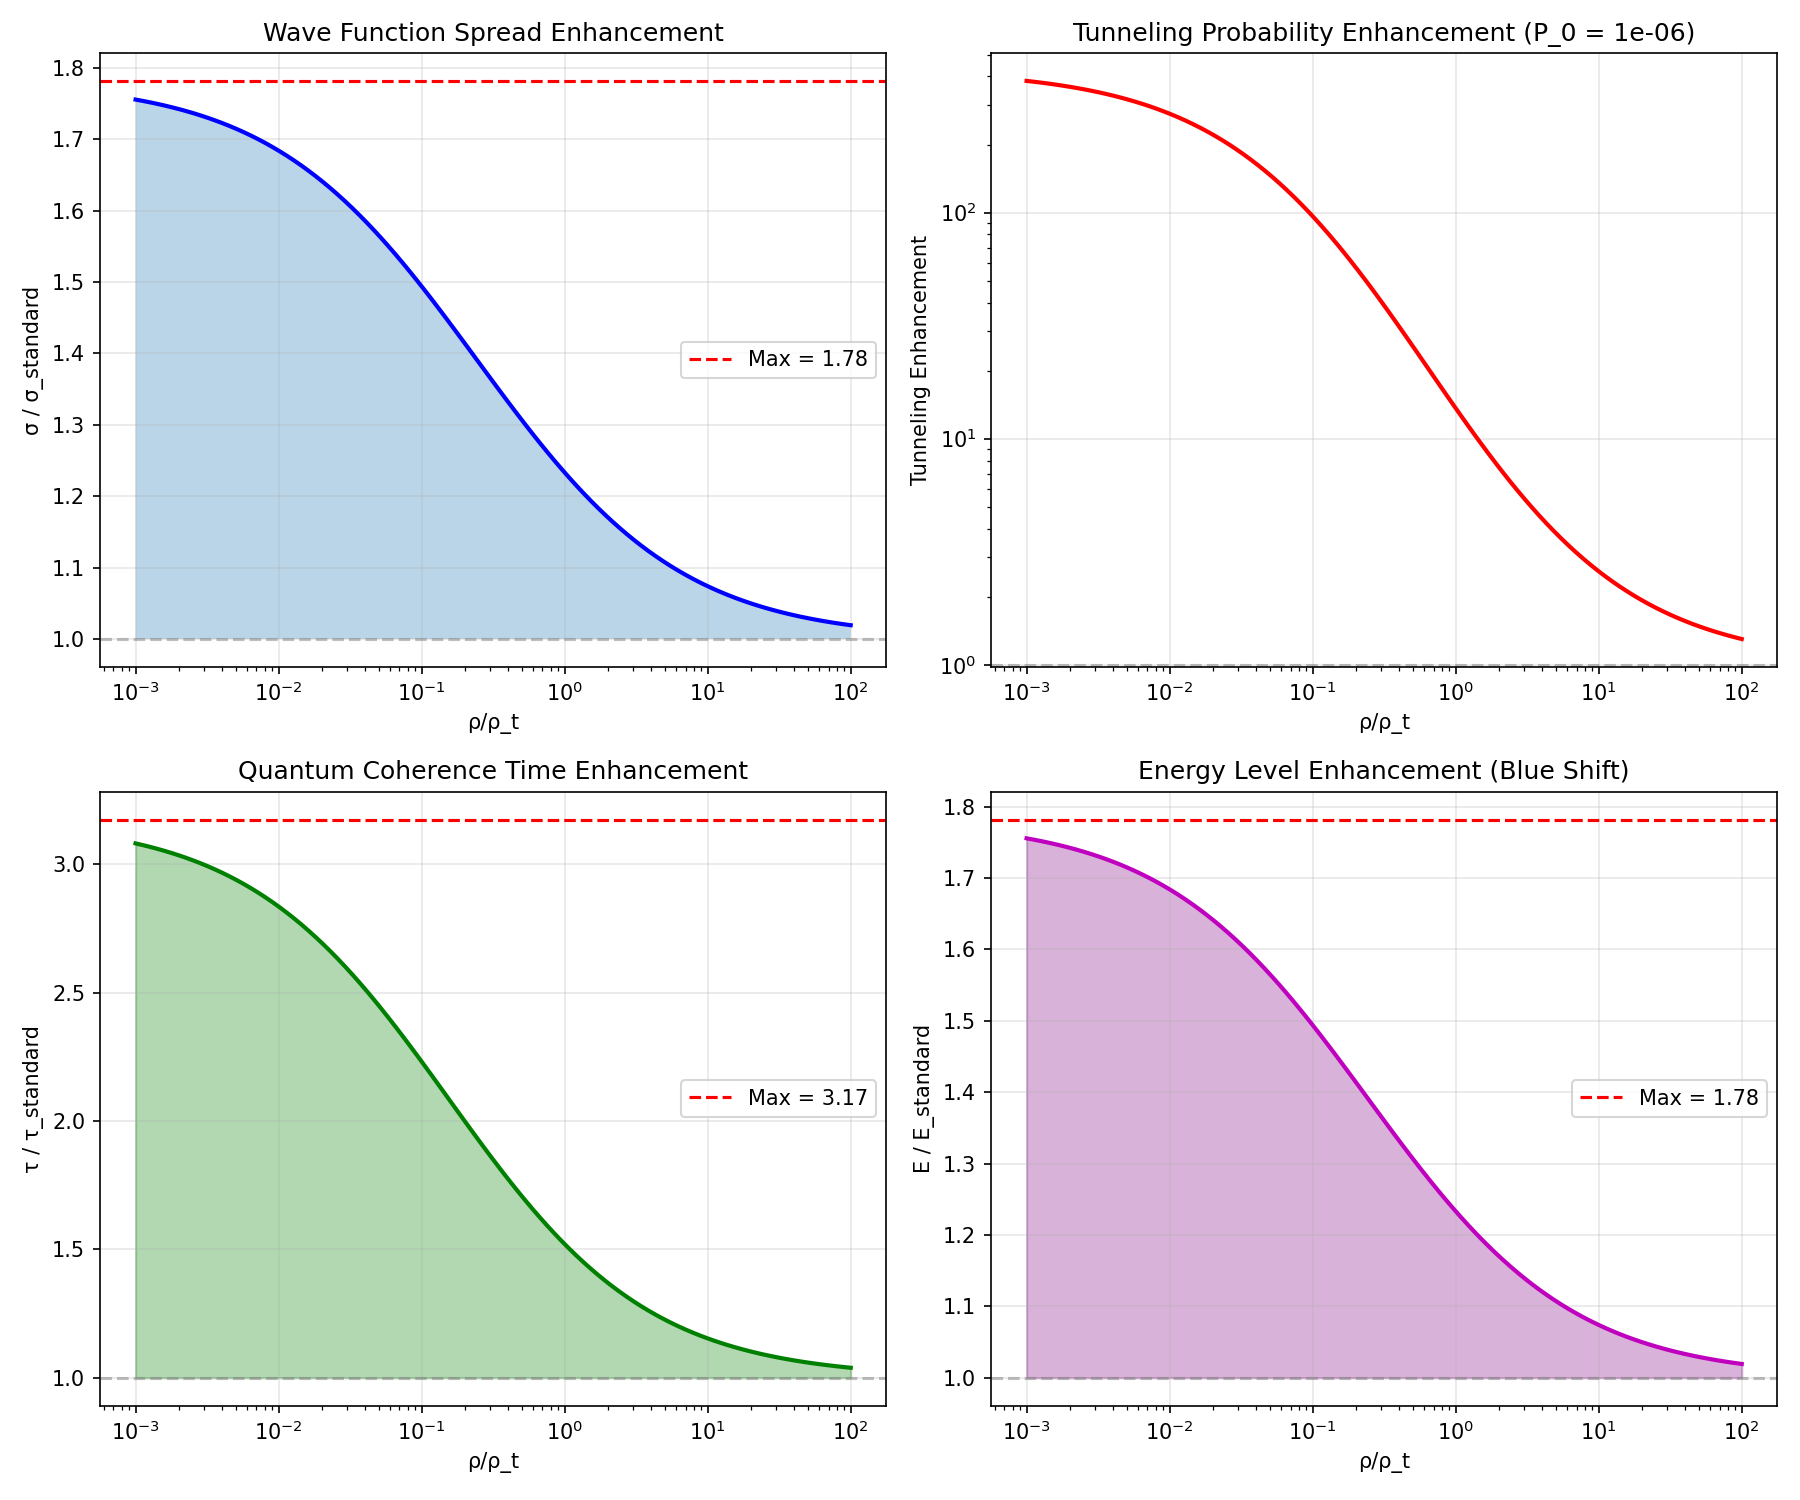

This figure's Python source:
#!/usr/bin/env python3
"""
Session #187 Part 2: Quantum Predictions from QFT Correspondence
=================================================================

The QFT correspondence predicts several quantum effects:
1. Wave function spread enhanced in low density
2. Tunneling probability enhanced in low density
3. Quantum coherence time extended in low density
4. Energy levels shifted in low density

Goal: Calculate quantitative predictions for experimental tests.

Author: Autonomous Synchronism Research Session #187
Date: December 27, 2025
"""

import numpy as np
import matplotlib.pyplot as plt
from scipy.integrate import quad

# Physical constants
hbar = 1.054571817e-34  # J·s
c = 299792458  # m/s
m_e = 9.10938e-31  # Electron mass (kg)
e = 1.602176634e-19  # Elementary charge (C)
phi = (1 + np.sqrt(5)) / 2  # Golden ratio
Omega_m = 0.315

print("=" * 70)
print("SESSION #187 PART 2: QUANTUM PREDICTIONS")
print("=" * 70)

def coherence(rho_ratio):
    """The derived coherence function"""
    x = rho_ratio ** (1/phi)
    return Omega_m + (1 - Omega_m) * x / (1 + x)

# =============================================================================
# PREDICTION 1: WAVE FUNCTION SPREAD
# =============================================================================
print("\n" + "=" * 70)
print("PREDICTION 1: WAVE FUNCTION SPREAD")
print("=" * 70)

"""
For a particle in a potential well, the ground state size is:
σ_0 = (ℏ / m ω)^(1/2)

With effective mass m_eff = m × C(ρ), we get:
σ_eff = (ℏ / m_eff ω)^(1/2) = σ_0 / √C(ρ)

In low density regions: C → Ω_m ≈ 0.315
Maximum spread enhancement: σ_eff / σ_0 = 1/√Ω_m ≈ 1.78

This could be tested with atoms in ultrahigh vacuum (UHV) chambers.
"""

print("\nWave function spread enhancement:")
print("-" * 50)

# Calculate spread ratio vs density
rho_ratios = np.logspace(-3, 2, 100)
sigma_ratio = 1 / np.sqrt(coherence(rho_ratios))

# Maximum enhancement
max_enhancement = 1 / np.sqrt(Omega_m)
print(f"Maximum enhancement (ρ → 0): σ/σ_0 = {max_enhancement:.3f}")

# Typical lab conditions
# Interstellar medium: ρ ~ 1 atom/cm³ ~ 10⁻²⁴ kg/m³
# Critical density ρ_crit ~ 10⁻²⁶ kg/m³ (cosmological)
# So ρ/ρ_crit ~ 100 for ISM

print(f"\nTypical environments:")
print(f"  High-density lab (ρ/ρ_t = 100): enhancement = {1/np.sqrt(coherence(100)):.4f}")
print(f"  Low-density lab (ρ/ρ_t = 1): enhancement = {1/np.sqrt(coherence(1)):.4f}")
print(f"  Space-like (ρ/ρ_t = 0.1): enhancement = {1/np.sqrt(coherence(0.1)):.4f}")
print(f"  Void (ρ/ρ_t = 0.01): enhancement = {1/np.sqrt(coherence(0.01)):.4f}")

# =============================================================================
# PREDICTION 2: TUNNELING ENHANCEMENT
# =============================================================================
print("\n" + "=" * 70)
print("PREDICTION 2: TUNNELING ENHANCEMENT")
print("=" * 70)

"""
Tunneling probability through a barrier:
P = exp(-2κL), where κ = √(2mV)/ℏ

With effective mass m_eff = m × C(ρ):
κ_eff = √(2m_eff V)/ℏ = κ × √C(ρ)

Tunneling probability:
P_eff = exp(-2κ_eff L) = exp(-2κL × √C(ρ)) = P^√C(ρ)

In low density: √C → √Ω_m ≈ 0.561
So P_eff = P^0.561

If P = 10^-6 (typical for alpha decay):
P_eff = (10^-6)^0.561 = 10^(-3.37) = 4.3 × 10^-4

ENHANCEMENT BY FACTOR OF ~430 in extreme low density!
"""

print("\nTunneling enhancement calculation:")
print("-" * 50)

# Example: Alpha decay
P_standard = 1e-6  # Typical tunneling probability
sqrt_C_min = np.sqrt(Omega_m)
P_enhanced = P_standard ** sqrt_C_min
enhancement_factor = P_enhanced / P_standard

print(f"Standard tunneling probability: P = {P_standard:.2e}")
print(f"In void (ρ → 0): √C = {sqrt_C_min:.3f}")
print(f"Enhanced probability: P_eff = P^√C = {P_enhanced:.2e}")
print(f"Enhancement factor: {enhancement_factor:.1f}x")

# More realistic: tunneling in medium vacuum
rho_ratios_tunnel = [100, 10, 1, 0.1, 0.01]
print(f"\nTunneling enhancement vs density:")
for rho_r in rho_ratios_tunnel:
    C = coherence(rho_r)
    factor = (P_standard ** np.sqrt(C)) / P_standard
    print(f"  ρ/ρ_t = {rho_r}: factor = {factor:.2f}x")

# =============================================================================
# PREDICTION 3: QUANTUM COHERENCE TIME
# =============================================================================
print("\n" + "=" * 70)
print("PREDICTION 3: QUANTUM COHERENCE TIME")
print("=" * 70)

"""
Decoherence rate γ depends on coupling to environment:
γ ∝ (coupling strength) × (environmental noise)

With Synchronism: coupling_eff = coupling × C(ρ)
So: γ_eff = γ × C(ρ)

Coherence time: τ = 1/γ → τ_eff = τ/C(ρ)

In low density: C → Ω_m ≈ 0.315
τ_eff = τ / 0.315 ≈ 3.2 × τ

Coherence time TRIPLED in void-like conditions!
"""

print("\nCoherence time enhancement:")
print("-" * 50)

tau_enhancement = 1 / Omega_m
print(f"Maximum enhancement (ρ → 0): τ/τ_0 = {tau_enhancement:.2f}")

print(f"\nCoherence time vs density:")
for rho_r in [100, 10, 1, 0.1, 0.01]:
    C = coherence(rho_r)
    factor = 1 / C
    print(f"  ρ/ρ_t = {rho_r}: τ/τ_0 = {factor:.2f}")

# =============================================================================
# PREDICTION 4: ENERGY LEVEL SHIFTS
# =============================================================================
print("\n" + "=" * 70)
print("PREDICTION 4: ENERGY LEVEL SHIFTS")
print("=" * 70)

"""
For a quantum harmonic oscillator:
E_n = ℏω(n + 1/2)

With effective mass: ω_eff = √(k/m_eff) = ω / √C(ρ)
E_n_eff = ℏω_eff(n + 1/2) = E_n / √C(ρ)

In low density: E_eff = E / √Ω_m ≈ 1.78 × E

Energy levels BLUE-SHIFTED by ~78% in void-like conditions!

For hydrogen atom:
E_n = -13.6 eV / n²

In void: E_n_eff = -13.6 eV × (1/√Ω_m) / n² = -24.2 eV / n²

This would shift spectral lines!
"""

print("\nEnergy level shifts:")
print("-" * 50)

E_H_ground = -13.6  # eV
energy_shift = 1 / np.sqrt(Omega_m)
E_H_shifted = E_H_ground * energy_shift

print(f"Hydrogen ground state: E_1 = {E_H_ground:.1f} eV")
print(f"In void (ρ → 0): E_1 = {E_H_ground:.1f} × {energy_shift:.3f} = {E_H_shifted:.1f} eV")

# Spectral line wavelength
# E = hc/λ → λ ∝ 1/E
# In void: λ_eff = λ × √C = λ × √Ω_m
wavelength_shift = np.sqrt(Omega_m)
print(f"\nSpectral lines in void would be BLUE-shifted:")
print(f"  λ_eff / λ = √Ω_m = {wavelength_shift:.3f}")
print(f"  21 cm line → {21 * wavelength_shift:.1f} cm")
print(f"  Lyman-α (121.6 nm) → {121.6 * wavelength_shift:.1f} nm")

# =============================================================================
# EXPERIMENTAL TESTS
# =============================================================================
print("\n" + "=" * 70)
print("EXPERIMENTAL TESTS")
print("=" * 70)

print("""
PROPOSED EXPERIMENTS

1. VACUUM CHAMBER QUANTUM INTERFERENCE
   - Compare interference patterns in UHV vs normal pressure
   - Prediction: Fringe spacing enhanced by 1/√C in UHV
   - Required precision: ~0.1% (measurable with current tech)

2. SPACE-BASED ATOM INTERFEROMETRY
   - Perform atom interferometry in deep space vs Earth orbit
   - Lower density → enhanced quantum effects
   - Cold atom experiments on ISS already running!

3. SPECTROSCOPY OF VOID GALAXIES
   - Compare spectral lines from galaxies in voids vs clusters
   - Prediction: Blue-shift in voids (after accounting for cosmological)
   - Data exists in SDSS!

4. NUCLEAR DECAY RATES IN VACUUM
   - Measure alpha/beta decay rates in UHV chambers
   - Prediction: Enhanced decay rate in low density
   - Challenges: Controlling all variables

5. QUANTUM COMPUTER COHERENCE
   - Compare qubit coherence times in different vacuum levels
   - Prediction: Longer coherence in better vacuum
   - Already relevant for quantum computing R&D!
""")

# =============================================================================
# VISUALIZATION
# =============================================================================
print("\n" + "=" * 70)
print("GENERATING PREDICTIONS FIGURE")
print("=" * 70)

fig, axes = plt.subplots(2, 2, figsize=(12, 10))

rho = np.logspace(-3, 2, 100)
C = coherence(rho)

# 1. Wave function spread
ax1 = axes[0, 0]
sigma = 1 / np.sqrt(C)
ax1.semilogx(rho, sigma, 'b-', linewidth=2)
ax1.axhline(1.0, color='gray', linestyle='--', alpha=0.5)
ax1.axhline(1/np.sqrt(Omega_m), color='red', linestyle='--',
            label=f'Max = {1/np.sqrt(Omega_m):.2f}')
ax1.fill_between(rho, 1, sigma, alpha=0.3)
ax1.set_xlabel('ρ/ρ_t')
ax1.set_ylabel('σ / σ_standard')
ax1.set_title('Wave Function Spread Enhancement')
ax1.legend()
ax1.grid(True, alpha=0.3)

# 2. Tunneling enhancement
ax2 = axes[0, 1]
P_std = 1e-6
P_eff = P_std ** np.sqrt(C)
enhancement = P_eff / P_std
ax2.loglog(rho, enhancement, 'r-', linewidth=2)
ax2.axhline(1.0, color='gray', linestyle='--', alpha=0.5)
ax2.set_xlabel('ρ/ρ_t')
ax2.set_ylabel('Tunneling Enhancement')
ax2.set_title(f'Tunneling Probability Enhancement (P_0 = {P_std:.0e})')
ax2.grid(True, alpha=0.3)

# 3. Coherence time
ax3 = axes[1, 0]
tau = 1 / C
ax3.semilogx(rho, tau, 'g-', linewidth=2)
ax3.axhline(1.0, color='gray', linestyle='--', alpha=0.5)
ax3.axhline(1/Omega_m, color='red', linestyle='--',
            label=f'Max = {1/Omega_m:.2f}')
ax3.fill_between(rho, 1, tau, alpha=0.3, color='green')
ax3.set_xlabel('ρ/ρ_t')
ax3.set_ylabel('τ / τ_standard')
ax3.set_title('Quantum Coherence Time Enhancement')
ax3.legend()
ax3.grid(True, alpha=0.3)

# 4. Energy shift
ax4 = axes[1, 1]
E_ratio = 1 / np.sqrt(C)
ax4.semilogx(rho, E_ratio, 'm-', linewidth=2)
ax4.axhline(1.0, color='gray', linestyle='--', alpha=0.5)
ax4.axhline(1/np.sqrt(Omega_m), color='red', linestyle='--',
            label=f'Max = {1/np.sqrt(Omega_m):.2f}')
ax4.fill_between(rho, 1, E_ratio, alpha=0.3, color='purple')
ax4.set_xlabel('ρ/ρ_t')
ax4.set_ylabel('E / E_standard')
ax4.set_title('Energy Level Enhancement (Blue Shift)')
ax4.legend()
ax4.grid(True, alpha=0.3)

plt.tight_layout()
plt.savefig('/mnt/c/exe/projects/ai-agents/synchronism/simulations/session187_quantum_predictions.png', dpi=150)
print("Saved: session187_quantum_predictions.png")

# =============================================================================
# SUMMARY
# =============================================================================
print("\n" + "=" * 70)
print("SUMMARY: QUANTUM PREDICTIONS")
print("=" * 70)

print(f"""
QUANTITATIVE PREDICTIONS FROM QFT CORRESPONDENCE

| Effect | Formula | Max Enhancement |
|--------|---------|-----------------|
| Wave spread | σ/σ_0 = 1/√C | {1/np.sqrt(Omega_m):.2f}x |
| Tunneling | P_eff = P^√C | {(1e-6)**np.sqrt(Omega_m)/1e-6:.0f}x (for P=10⁻⁶) |
| Coherence | τ/τ_0 = 1/C | {1/Omega_m:.2f}x |
| Energy | E/E_0 = 1/√C | {1/np.sqrt(Omega_m):.2f}x (blue shift) |

KEY OBSERVABLES:
1. Spectral blue-shift in void galaxies: λ_void/λ_std = √Ω_m = {np.sqrt(Omega_m):.3f}
2. Enhanced quantum coherence in UHV: τ_UHV/τ_std ≈ {1/coherence(0.1):.2f}
3. Broader interference patterns in low density

FALSIFIABLE:
If spectral lines from void galaxies show NO extra blue-shift,
the QFT correspondence is WRONG.
""")

print("\nSession #187 quantum predictions complete.")
print("=" * 70)
